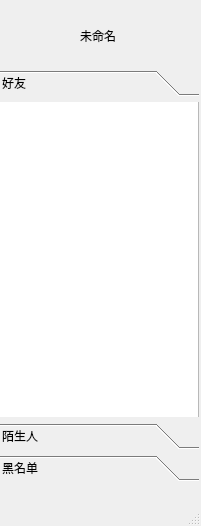
<?xml version="1.0" encoding="UTF-8"?>
<ui version="4.0">
 <class>friendlist</class>
 <widget class="QMainWindow" name="friendlist">
  <property name="geometry">
   <rect>
    <x>0</x>
    <y>0</y>
    <width>201</width>
    <height>526</height>
   </rect>
  </property>
  <property name="windowTitle">
   <string>MainWindow</string>
  </property>
  <widget class="QWidget" name="centralwidget">
   <widget class="QToolBox" name="toolBox">
    <property name="geometry">
     <rect>
      <x>-2</x>
      <y>70</y>
      <width>201</width>
      <height>411</height>
     </rect>
    </property>
    <property name="currentIndex">
     <number>0</number>
    </property>
    <widget class="QWidget" name="page">
     <property name="geometry">
      <rect>
       <x>0</x>
       <y>0</y>
       <width>201</width>
       <height>333</height>
      </rect>
     </property>
     <attribute name="label">
      <string>好友</string>
     </attribute>
     <widget class="QListWidget" name="listWidget">
      <property name="geometry">
       <rect>
        <x>0</x>
        <y>-10</y>
        <width>201</width>
        <height>371</height>
       </rect>
      </property>
     </widget>
    </widget>
    <widget class="QWidget" name="page_3">
     <attribute name="label">
      <string>陌生人</string>
     </attribute>
     <widget class="QListWidget" name="listWidget_3">
      <property name="geometry">
       <rect>
        <x>0</x>
        <y>0</y>
        <width>201</width>
        <height>341</height>
       </rect>
      </property>
     </widget>
    </widget>
    <widget class="QWidget" name="blacklist">
     <property name="geometry">
      <rect>
       <x>0</x>
       <y>0</y>
       <width>201</width>
       <height>333</height>
      </rect>
     </property>
     <attribute name="label">
      <string>黑名单</string>
     </attribute>
     <widget class="QListWidget" name="listWidget_4">
      <property name="geometry">
       <rect>
        <x>0</x>
        <y>0</y>
        <width>201</width>
        <height>331</height>
       </rect>
      </property>
     </widget>
    </widget>
   </widget>
   <widget class="QLabel" name="label">
    <property name="geometry">
     <rect>
      <x>0</x>
      <y>0</y>
      <width>70</width>
      <height>70</height>
     </rect>
    </property>
    <property name="text">
     <string/>
    </property>
    <property name="pixmap">
     <pixmap>qq_pic/1.jpg</pixmap>
    </property>
    <property name="scaledContents">
     <bool>true</bool>
    </property>
   </widget>
   <widget class="QLabel" name="name">
    <property name="geometry">
     <rect>
      <x>80</x>
      <y>20</y>
      <width>71</width>
      <height>31</height>
     </rect>
    </property>
    <property name="text">
     <string>未命名</string>
    </property>
   </widget>
  </widget>
  <widget class="QStatusBar" name="statusbar"/>
 </widget>
 <resources/>
 <connections/>
</ui>
